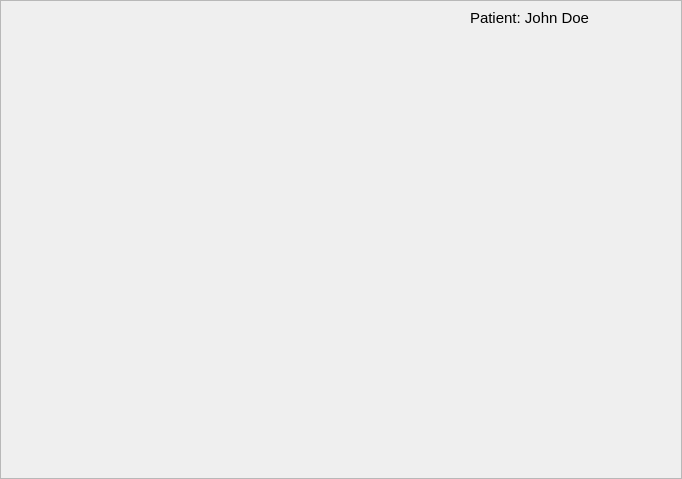
<?xml version="1.0" encoding="UTF-8"?>
<ui version="4.0">
 <class>PatientCare</class>
 <widget class="QWidget" name="PatientCare">
  <property name="geometry">
   <rect>
    <x>0</x>
    <y>0</y>
    <width>682</width>
    <height>479</height>
   </rect>
  </property>
  <property name="font">
   <font>
    <pointsize>7</pointsize>
   </font>
  </property>
  <property name="windowTitle">
   <string>PatientCare (Demo)</string>
  </property>
  <layout class="QVBoxLayout" name="verticalLayout_2">
   <property name="margin">
    <number>0</number>
   </property>
   <item>
    <layout class="QHBoxLayout" name="horizontalLayout_6">
     <property name="spacing">
      <number>0</number>
     </property>
     <item>
      <widget class="QFrame" name="frame_2">
       <property name="frameShape">
        <enum>QFrame::StyledPanel</enum>
       </property>
       <property name="frameShadow">
        <enum>QFrame::Raised</enum>
       </property>
       <widget class="QtBasicGraph" name="heartRatePlot" native="true">
        <property name="geometry">
         <rect>
          <x>0</x>
          <y>0</y>
          <width>681</width>
          <height>478</height>
         </rect>
        </property>
        <property name="sizePolicy">
         <sizepolicy hsizetype="Expanding" vsizetype="Minimum">
          <horstretch>0</horstretch>
          <verstretch>0</verstretch>
         </sizepolicy>
        </property>
        <property name="maximumSize">
         <size>
          <width>16777215</width>
          <height>478</height>
         </size>
        </property>
        <widget class="QLabel" name="label">
         <property name="geometry">
          <rect>
           <x>470</x>
           <y>10</y>
           <width>201</width>
           <height>16</height>
          </rect>
         </property>
         <property name="font">
          <font>
           <pointsize>11</pointsize>
          </font>
         </property>
         <property name="text">
          <string>Patient: John Doe</string>
         </property>
        </widget>
       </widget>
      </widget>
     </item>
    </layout>
   </item>
  </layout>
 </widget>
 <customwidgets>
  <customwidget>
   <class>QtBasicGraph</class>
   <extends>QWidget</extends>
   <header>qtbasicgraph.h</header>
   <container>1</container>
  </customwidget>
 </customwidgets>
 <resources/>
 <connections/>
</ui>
